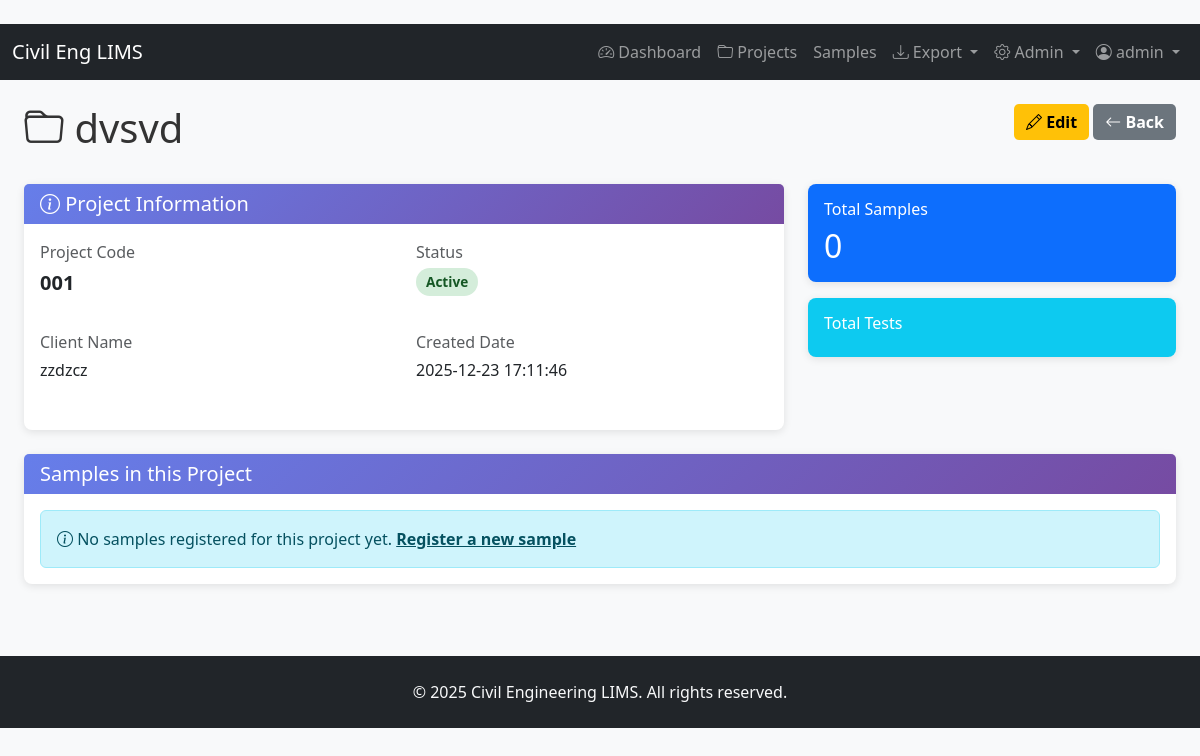
/projects/1 (signed in), run on an earlier commit of the app's database.
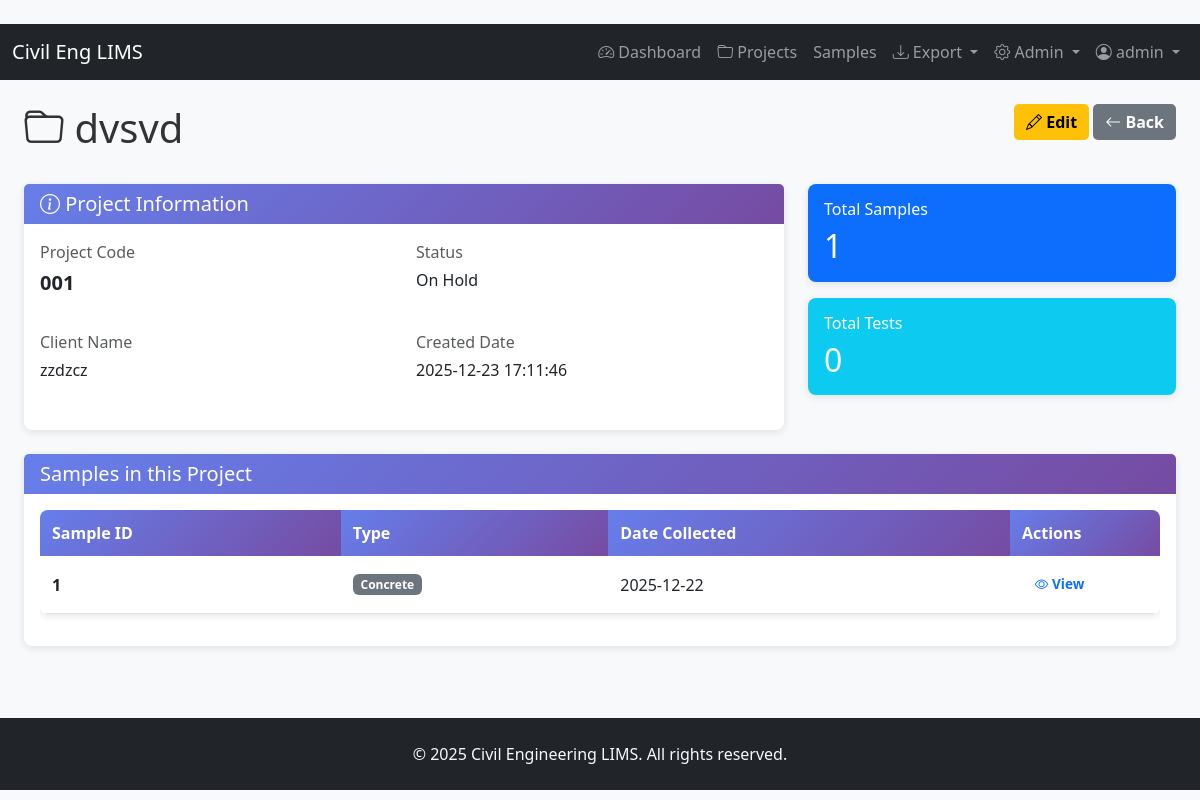
And on a later commit of the database.
### models.py (models this page shows)
    class Project(db.Model):
        __tablename__ = 'projects'
        id = db.Column(db.Integer, primary_key=True)
        project_code = db.Column(db.String(50), unique=True, nullable=False)
        project_name = db.Column(db.String(120), nullable=False)
        client_name = db.Column(db.String(120))
        description = db.Column(db.Text)
        created_at = db.Column(db.DateTime)
        status = db.Column(db.String(30), default='Active')  # Active, Completed, On Hold
        samples = db.relationship('Sample', backref='project', lazy=True)

    class Sample(db.Model):
        __tablename__ = 'samples'
        id = db.Column(db.Integer, primary_key=True)
        sample_id = db.Column(db.String(50), unique=True, nullable=False)
        sample_type = db.Column(db.String(50), nullable=False)  # Concrete, Soil, Aggregate
        project_id = db.Column(db.Integer, db.ForeignKey('projects.id'))
        project_name = db.Column(db.String(120))  # Kept for backward compatibility
        client_name = db.Column(db.String(120))
        date_collected = db.Column(db.String(30))
        tests = db.relationship('TestResult', backref='sample', lazy=True)

### app.py (the view)
@app.route('/projects/<int:project_id>')
@login_required
def project_detail(project_id):
    proj = models.Project.query.get_or_404(project_id)
    samples = models.Sample.query.filter_by(project_id=project_id).all()
    return render_template('project_detail.html', project=proj, samples=samples)

### app.py (called while the page is built)
@login_manager.user_loader
def load_user(user_id):
    return models.User.query.get(int(user_id))

### templates/project_detail.html (shortened to what this page needs)
{% extends 'base.html' %}
{% block content %}
<div class='container-fluid'>
  <div class='row mb-4'>
    <div class='col'>
      <h1><i class='bi bi-folder'></i> {{ project.project_name }}</h1>
    </div>
    <div class='col-auto'>
      <a href='/projects/{{project.id}}/edit' class='btn btn-warning'>
        <i class='bi bi-pencil'></i> Edit
      </a>
      <a href='/projects' class='btn btn-secondary'>
        <i class='bi bi-arrow-left'></i> Back
      </a>
    </div>
  </div>
  <div class='row mb-4'>
    <div class='col-lg-8'>
      <div class='card'>
        <div class='card-header'>
          <h5 class='mb-0'><i class='bi bi-info-circle'></i> Project Information</h5>
        </div>
        <div class='card-body'>
          <div class='row mb-3'>
            <div class='col-md-6'>
              <p class='text-muted mb-1'>Project Code</p>
              <p class='fs-5'><strong>{{ project.project_code }}</strong></p>
            </div>
            <div class='col-md-6'>
              <p class='text-muted mb-1'>Status</p>
              <p>
                <span class='status-{{project.status.lower().replace(" ", "-")}}'>
                  {{ project.status }}
                </span>
              </p>
            </div>
          </div>
          <div class='row mb-3'>
            <div class='col-md-6'>
              <p class='text-muted mb-1'>Client Name</p>
              <p>{{ project.client_name or '—' }}</p>
            </div>
            <div class='col-md-6'>
              <p class='text-muted mb-1'>Created Date</p>
              <p>{{ project.created_at.strftime('%Y-%m-%d %H:%M:%S') if project.created_at else 'N/A' }}</p>
            </div>
          </div>
        </div>
      </div>
    </div>
    <div class='col-lg-4'>
      <div class='card bg-primary text-white mb-3'>
        <div class='card-body'>
          <h6 class='card-title'>Total Samples</h6>
          <h2 class='mb-0'>{{ samples|length }}</h2>
        </div>
      </div>
      <div class='card bg-info text-white'>
        <div class='card-body'>
          <h6 class='card-title'>Total Tests</h6>
          <h2 class='mb-0'>
            {% set test_count = 0 %}
            {% for s in samples %}{{ test_count + s.tests|length }}{% endfor %}
          </h2>
        </div>
      </div>
    </div>
  </div>
  <div class='row'>
    <div class='col-12'>
      <div class='card'>
        <div class='card-header'>
          <h5 class='mb-0'> Samples in this Project</h5>
        </div>
        <div class='card-body'>
          {% if samples %}
            <div class='table-responsive'>
              <table class='table table-hover'>
                <thead>
                  <tr>
                    <th>Sample ID</th>
                    <th>Type</th>
                    <th>Date Collected</th>
                    <th style='width: 150px;'>Actions</th>
                  </tr>
                </thead>
                <tbody>
                  {% for s in samples %}
                    <tr>
                      <td><strong>{{ s.sample_id }}</strong></td>
                      <td>
                        <span class='badge bg-secondary'>{{ s.sample_type }}</span>
                      </td>
                      <td>{{ s.date_collected or '—' }}</td>
                      <td>
                        <a href='/samples/{{s.id}}' class='btn btn-sm btn-outline-primary'>
                          <i class='bi bi-eye'></i> View
                        </a>
                      </td>
                    </tr>
                  {% endfor %}
                </tbody>
              </table>
            </div>
          {% else %}
            <div class='alert alert-info mb-0'>
              <i class='bi bi-info-circle'></i> No samples registered for this project yet.
              <a href='/samples/new' class='alert-link'>Register a new sample</a>
            </div>
          {% endif %}
        </div>
      </div>
    </div>
  </div>
</div>
{% endblock %}

What changed in the data, as far as the page shows it:
changed Project "dvsvd": status "Active" → "On Hold"
added Sample: tests "0", sample_id "1", sample_type "Concrete", date_collected "2025-12-22"
Also different on the page:
{{ samples|length }}: "0" → "1"
text no longer shown: "No samples registered for this project yet. Register a new sample"
text now shown: "Sample ID Type Date Collected Actions"
